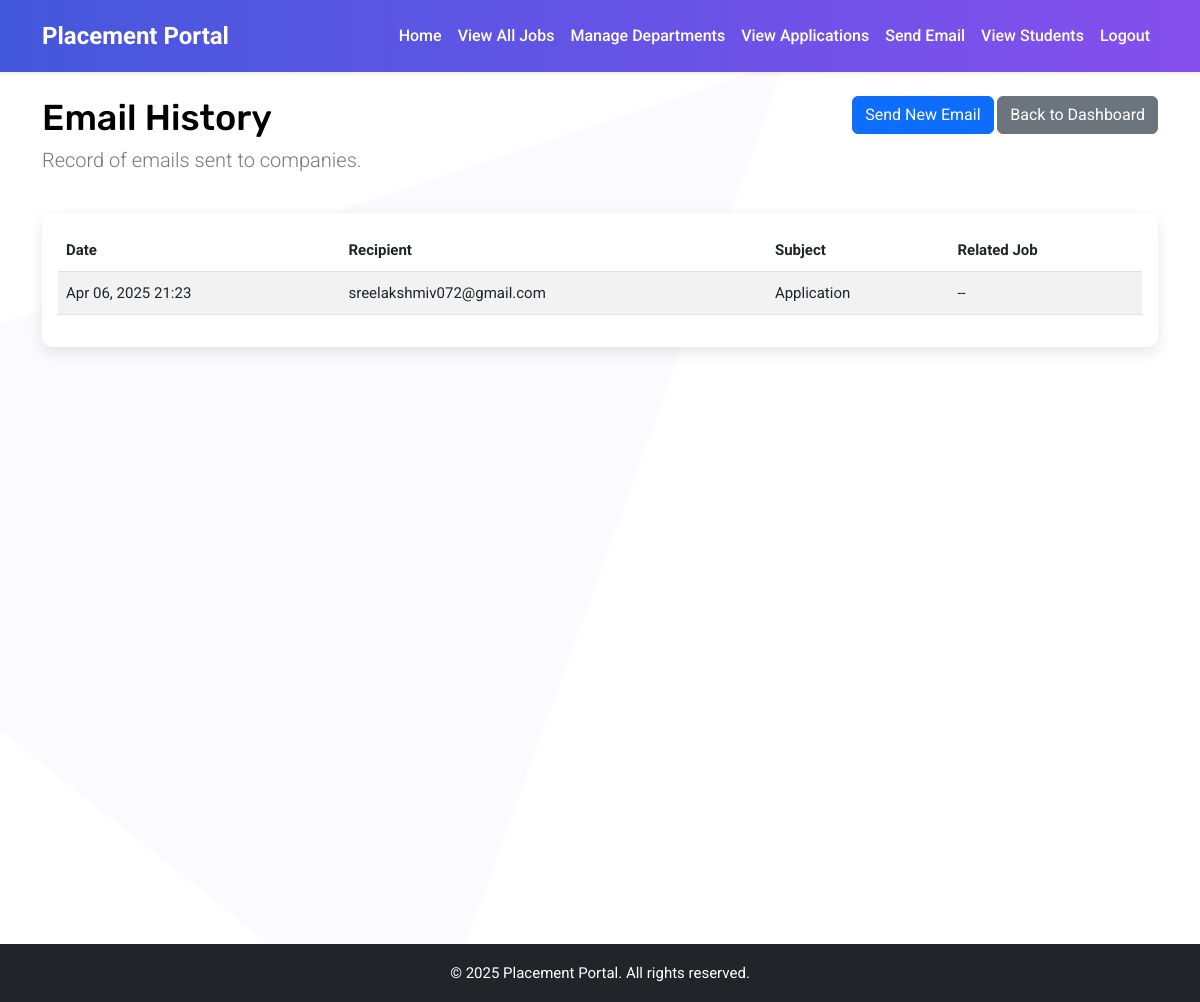
/email-log/ (signed in), run on the app's committed database.
### jobs/models.py (models this page shows, shortened)
class EmailLog(models.Model):
    subject = models.CharField(max_length=200)
    recipient = models.CharField(max_length=200)
    content = models.TextField()
    sent_by = models.ForeignKey(User, on_delete=models.CASCADE)
    sent_at = models.DateTimeField(auto_now_add=True)
    job = models.ForeignKey(Job, on_delete=models.SET_NULL, null=True, blank=True)
    template = models.ForeignKey(EmailTemplate, on_delete=models.SET_NULL, null=True, blank=True)

### jobs/views.py (the view)
    def wrapper(request, *args, **kwargs):
        if not request.user.is_placement_officer():
            messages.error(request, "You don't have permission to access this page.")
            return redirect('dashboard')
        return view_func(request, *args, **kwargs)

### jobs/views.py (called while the page is built)
def plo_required(view_func):
    def wrapper(request, *args, **kwargs):
        if not request.user.is_placement_officer():
            messages.error(request, "You don't have permission to access this page.")
            return redirect('dashboard')
        return view_func(request, *args, **kwargs)
    return wrapper

@login_required
@plo_required
def email_log(request):
    emails = EmailLog.objects.filter(sent_by=request.user).order_by('-sent_at')
    return render(request, 'jobs/email_log.html', {
        'emails': emails
    })

### users/models.py (called while the page is built)
    def is_student(self):
        return self.user_type == 'student'

    def is_placement_officer(self):
        return self.user_type == 'placement_officer'

### jobs/templates/jobs/email_log.html (shortened to what this page needs)
{% extends 'main/base.html' %}
{% block content %}
<div class="row mb-4">
    <div class="col-md-8">
        <h1>Email History</h1>
        <p class="lead">Record of emails sent to companies.</p>
    </div>
    <div class="col-md-4 text-end">
        <a href="{% url 'send_email' %}" class="btn btn-primary">Send New Email</a>
        <a href="{% url 'dashboard' %}" class="btn btn-secondary">Back to Dashboard</a>
    </div>
</div>
<div class="row">
    <div class="col-md-12">
        <div class="card">
            <div class="card-body">
                {% if emails %}
                    <div class="table-responsive">
                        <table class="table table-striped">
                            <thead>
                                <tr>
                                    <th>Date</th>
                                    <th>Recipient</th>
                                    <th>Subject</th>
                                    <th>Related Job</th>
                                </tr>
                            </thead>
                            <tbody>
                                {% for email in emails %}
                                <tr>
                                    <td>{{ email.sent_at|date:"M d, Y H:i" }}</td>
                                    <td>{{ email.recipient }}</td>
                                    <td>{{ email.subject }}</td>
                                    <td>
                                        {% if email.job %}
                                        <a href="{% url 'job_detail' email.job.id %}">{{ email.job.title }} at {{ email.job.company }}</a>
                                        {% else %}
                                        --
                                        {% endif %}
                                    </td>
                                </tr>
                                {% endfor %}
                            </tbody>
                        </table>
                    </div>
                {% else %}
                    <div class="alert alert-info">
                        You haven't sent any emails yet. <a href="{% url 'send_email' %}">Send your first email</a>.
                    </div>
                {% endif %}
            </div>
        </div>
    </div>
</div>
{% endblock %}

### data on the page
EmailLog: sent_at "Apr 06, 2025 21:23", recipient "sreelakshmiv072@gmail.com", subject "Application"
